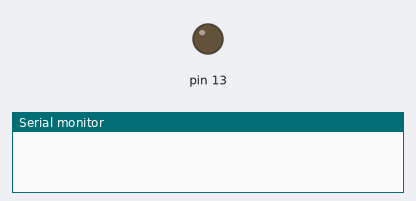
Recording of a sketch running on a simulated Arduino Uno, built with avr-gcc and run on an emulated ATmega328P. Shown: output pins drawn as LEDs (lit = HIGH), the last lines printed to the serial monitor.

Above: at 0.5 s.
At 5.0 s:
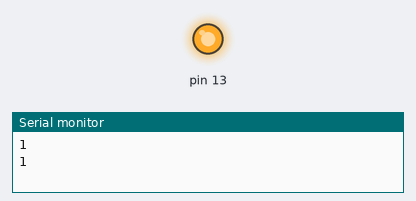
Timing chart, 0 to 6.9 s (numbered marks = the images above):
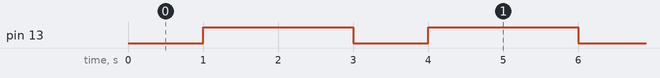

The sketch:

ESP_com_Arduino_Test.ino.ino
```cpp
void setup() {
  Serial.begin(9600);
  pinMode(LED_BUILTIN, OUTPUT);     // Initialize the LED_BUILTIN pin as an output
}

// the loop function runs over and over again forever
void loop() {
  digitalWrite(LED_BUILTIN, LOW);   // Turn the LED on (Note that LOW is the voltage level
  // but actually the LED is on; this is because
  // it is active low on the ESP-01)
  delay(1000);                      // Wait for a second
  digitalWrite(LED_BUILTIN, HIGH);  // Turn the LED off by making the voltage HIGH
  Serial.println('1');
  delay(2000);
  // Wait for two seconds (to demonstrate the active low LED)
}
```

Measured:
- by itself, pin 13: alternates HIGH for 2.0 s and LOW for 1.0 s
